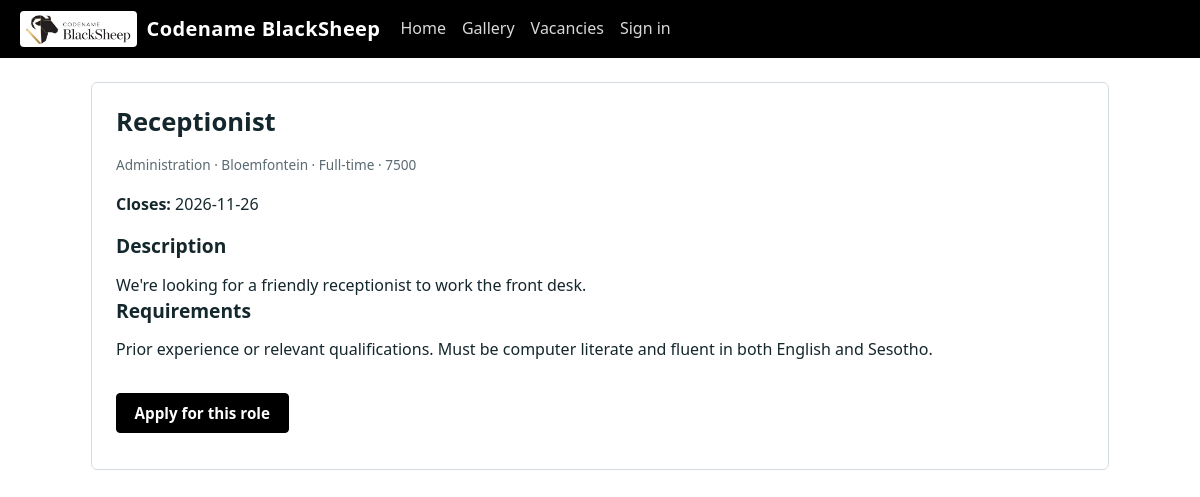
Screenshot of /vacancies/1 with the database file from the repository.
### tables this page shows
CREATE TABLE vacancies (
  id INTEGER PRIMARY KEY AUTOINCREMENT,
  title TEXT NOT NULL,
  department TEXT,
  location TEXT,
  employment_type TEXT,
  description TEXT NOT NULL,
  requirements TEXT,
  salary_range TEXT,
  closes_on TEXT,
  status TEXT NOT NULL DEFAULT 'open',
  created_at TEXT NOT NULL,
  created_by TEXT NOT NULL
);

### vacancies.py (the view)
@app.route("/vacancies/<int:vid>")
def vacancy_detail(vid):
    v = _vacancy_or_404(vid)
    if v["status"] != "open":
        flash("This vacancy is no longer accepting applications.", "error")
    return render_template("vacancy_detail.html", v=v)

### app.py (called while the page is built, shortened)
def get_db():
    if "db" not in g:
        g.db = sqlite3.connect(DB_PATH)
        g.db.row_factory = sqlite3.Row
    return g.db

@app.context_processor
def inject():
    return dict(LEVEL_NAMES=LEVEL_NAMES, LEVELS=LEVELS, CATEGORIES=CATEGORIES,
                csrf_token=csrf_token, tz_label=f"UTC{UTC_OFFSET:+g}" if UTC_OFFSET else "UTC")

def csrf_token():
    if "csrf" not in session:
        session["csrf"] = secrets.token_urlsafe(32)
    return session["csrf"]

@app.before_request
def csrf_protect():
    if request.method == "POST":
        sent = request.form.get("_csrf") or request.headers.get("X-CSRF-Token", "")
        if not secrets.compare_digest(sent, session.get("csrf", "")):
            abort(400)

@app.before_request
def load_user():
    g.user = None
    if request.endpoint in (None, "static"):
        return
    eid = session.get("eid")
    if not eid:
        return

@app.before_request
def force_password_change():
    if (g.user and g.user["must_change_password"]
            and request.endpoint not in ("change_password", "logout", "static", "branding_logo")):
        return redirect(url_for("change_password"))

@app.after_request
def security_headers(resp):
    resp.headers.setdefault("X-Content-Type-Options", "nosniff")
    resp.headers.setdefault("X-Frame-Options", "DENY")
    resp.headers.setdefault("Referrer-Policy", "same-origin")
    resp.headers.setdefault("Content-Security-Policy", "default-src 'self'; style-src 'self'; frame-ancestors 'none'")
    return resp

### features.py (called while the page is built, shortened)
def settings_dict():
    if "site_settings" not in g:
        g.site_settings = dict(
            get_db().execute("SELECT key, value FROM app_settings").fetchall()
        )
    return g.site_settings

@app.context_processor
def nav_counts():
    if not g.get("user"):
        return {"nav": None, "REMINDER_CHOICES": REMINDER_CHOICES}

@app.context_processor
def inject_brand():
    return {"brand": get_brand(), "default_name": DEFAULT_NAME}

### vacancies.py (called while the page is built)
def _vacancy_or_404(vid):
    v = get_db().execute("SELECT * FROM vacancies WHERE id=?", (vid,)).fetchone()
    if v is None:
        abort(404)
    return v

### website.py (called while the page is built)
@app.context_processor
def inject_theme():
    return {"theme": get_theme()}

### templates/vacancy_detail.html (shortened to what this page needs)
{% extends "base.html" %}
{% block content %}
<section class="panel">
  <h1>{{ v['title'] }}</h1>
  <p class="muted small">
    {% if v['department'] %}{{ v['department'] }} ·{% endif %}
    {% if v['location'] %}{{ v['location'] }} ·{% endif %}
    {% if v['employment_type'] %}{{ v['employment_type'] }}{% endif %}
    {% if v['salary_range'] %} · {{ v['salary_range'] }}{% endif %}
  </p>
  {% if v['closes_on'] %}<p><b>Closes:</b> {{ v['closes_on'] }}</p>{% endif %}
  <h2>Description</h2>
  <div style="white-space:pre-wrap">{{ v['description'] }}</div>
  {% if v['requirements'] %}
  <h2>Requirements</h2>
  <div style="white-space:pre-wrap">{{ v['requirements'] }}</div>
  {% endif %}
  {% if v['status'] == 'open' %}
  <p style="margin-top:2rem">
    <a class="btn" href="{{ url_for('vacancy_apply', vid=v['id']) }}">Apply for this role</a>
  </p>
  {% else %}
  <p class="muted">This vacancy is closed.</p>
  {% endif %}
</section>
{% endblock %}

### templates/base.html (shortened to what this page needs)
<!doctype html>
<html lang="en">
<head>
<link rel="stylesheet" href="{{ url_for('static', filename='style.css') }}">
<link rel="stylesheet" href="{{ url_for('branding_theme') }}">
</head>
<body{% if g.user %} data-signed-in="1" data-last-notif="{{ nav.last_notif }}" data-msgs="{{ nav.messages }}"{% endif %} data-page="{% block page %}{% endblock %}">
<header class="top">
  <a class="brand" href="{{ url_for('home') }}">{% if brand.has_logo %}<img src="{{ brand.logo_url }}" alt="">{% endif %}<span>{{ brand.name }}</span></a>
  {% if g.user %}
  <nav aria-label="Main">
    {% if g.user.is_admin %}
      <a href="{{ url_for('admin_home') }}">Employees</a>
      <a href="{{ url_for('admin_new') }}">Add employee</a>
      <a href="{{ url_for('admin_logs') }}">Activity</a>
      <a href="{{ url_for('admin_branding') }}">Branding</a>
      <a href="{{ url_for('admin_website') }}">Website</a>
      <a href="{{ url_for('admin_vacancies') }}">Vacancies</a>
    {% else %}
      <a href="{{ url_for('me') }}">My file</a>
    {% endif %}
    {% if g.user.is_admin or g.user.level in ('EXE','MGT','ADM') %}
      <a href="{{ url_for('admin_contracts') }}">Contracts</a>
      <a href="{{ url_for('admin_business') }}">Business</a>
      <a href="{{ url_for('admin_sales') }}">Sales</a>
      <a href="{{ url_for('admin_expenses') }}">Expenses</a>
      <a href="{{ url_for('admin_administrators') }}">Administrators</a>
    {% endif %}
    <a href="{{ url_for('workspace') }}">Workspace</a>
    <a href="{{ url_for('calendar_view') }}">Calendar</a>
    <a href="{{ url_for('messages') }}">Messages <span class="badge" id="badge-messages" {% if not nav.messages %}hidden{% endif %}>{{ nav.messages }}</span></a>
    <a href="{{ url_for('notifications') }}">Alerts <span class="badge" id="badge-notifications" {% if not nav.notifications %}hidden{% endif %}>{{ nav.notifications }}</span></a>
    <a href="{{ url_for('settings') }}">Account</a>
  </nav>
  <form method="post" action="{{ url_for('admin_save_to_github') }}" style="display:inline;margin-left:.5rem" title="Save database changes to GitHub so they survive restarts">
  <input type="hidden" name="_csrf" value="{{ csrf_token() }}">
  <input type="hidden" name="next" value="{{ request.path }}">
  <button class="btn ghost small" type="submit">💾 Save to GitHub</button>
</form>
  <form method="post" action="{{ url_for('logout') }}" class="who">
    <input type="hidden" name="_csrf" value="{{ csrf_token() }}">
    <span class="idtag lv-{{ g.user.level }}">{{ g.user.id }}</span>
    <button class="btn ghost" type="submit">Sign out</button>
  </form>
  {% else %}
  <nav aria-label="Main" class="publicnav">
    <a href="{{ url_for('home') }}">Home</a>
    <a href="{{ url_for('public_gallery') }}">Gallery</a>
    <a href="{{ url_for('vacancies_list') }}">Vacancies</a>
    <a href="{{ url_for('login') }}">Sign in</a>
  </nav>
  {% endif %}
</header>
<main>
  {% block content %}{% endblock %}
</main>
</body>
</html>

### static/style.css (style rules this page uses)
:root { --bg:#edf1f3; --panel:#fff; --ink:#14272d; --muted:#5b6b72; --line:#d3dce1; --brand:#0e6a6e; --brand-d:#0a4f52; --danger:#b23a2b; --ok-bg:#dff1ec; --err-bg:#f8e1dd; --lv-EXE:#5b3a8c; --lv-MGT:#0e6a6e; --lv-SUP:#2f6fb0; --lv-STF:#5c6b73; --lv-INT:#8a7a3a; --lv-ADM:#14272d; --font:"Segoe UI",system-ui,-apple-system,"Helvetica Neue",Arial,sans-serif; --mono:ui-monospace,SFMono-Regular,Menlo,Consolas,monospace; }
* { box-sizing:border-box }
body { margin:0;background:var(--bg);color:var(--ink);font:16px/1.5 var(--font) }
a { color:var(--brand) }
h1 { font-size:1.6rem;margin:0 0 .25rem }
h2 { font-size:1.2rem;margin:0 0 .75rem }
.muted { color:var(--muted) }
.small { font-size:.85rem }
.top { display:flex;flex-wrap:wrap;align-items:center;gap:1.25rem;background:var(--ink);color:#fff;padding:.7rem 1.25rem }
.brand { color:#fff;font-weight:700;font-size:1.25rem;text-decoration:none;letter-spacing:.02em }
.top nav { display:flex;gap:1rem;flex:1;flex-wrap:wrap }
.top nav a { color:#cfe3e5;text-decoration:none;padding:.2rem 0;border-bottom:2px solid transparent }
main { max-width:1050px;margin:1.5rem auto;padding:0 1rem }
.panel { background:var(--panel);border:1px solid var(--line);border-radius:6px;padding:1.25rem 1.5rem;margin-bottom:1.25rem }
.btn { display:inline-block;padding:.55rem 1.1rem;font:600 .95rem var(--font);color:#fff;background:var(--brand);border:1px solid var(--brand);border-radius:4px;cursor:pointer;text-decoration:none }
.brand { display:flex;align-items:center;gap:.6rem }
.brand img { max-height:36px;max-width:160px;width:auto;background:#fff;padding:3px 6px;border-radius:4px }

### rows the page displays
vacancies: title "Receptionist", department "Administration", location "Bloemfontein", employment_type "Full-time", salary_range "7500", closes_on "2026-11-26", description "We're looking for a friendly receptionist to work the front desk.", requirements "Prior experience or relevant qualifications. Must be computer literate and fluent in both English and Sesotho."

### other values shown
{{ brand.name }} "Codename BlackSheep"
